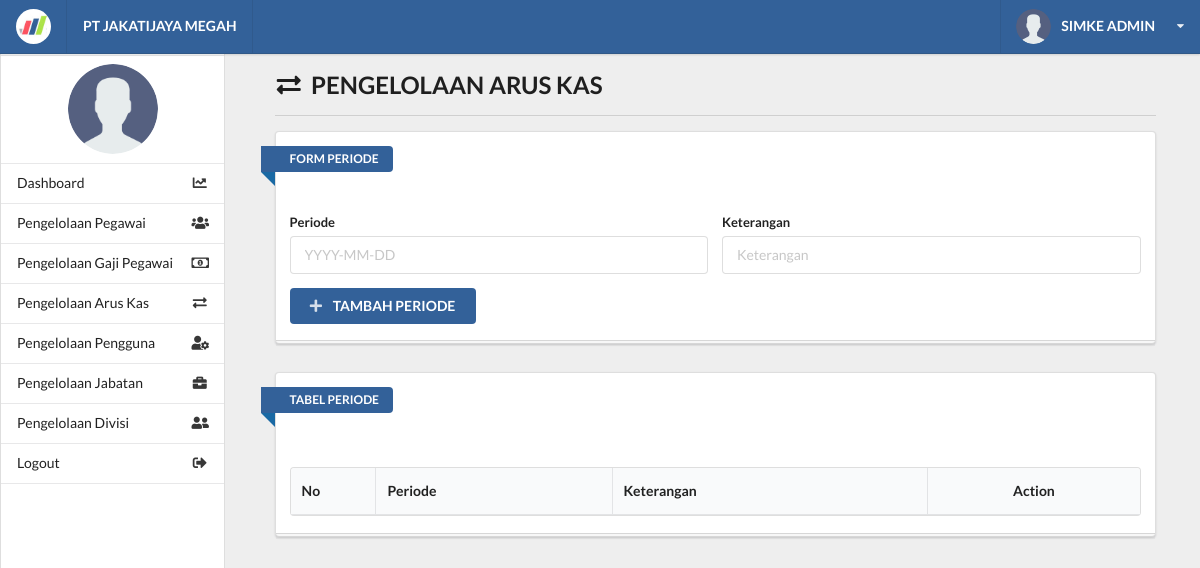
Page /kelola_arus_kas.php (signed in) on the earlier database version.
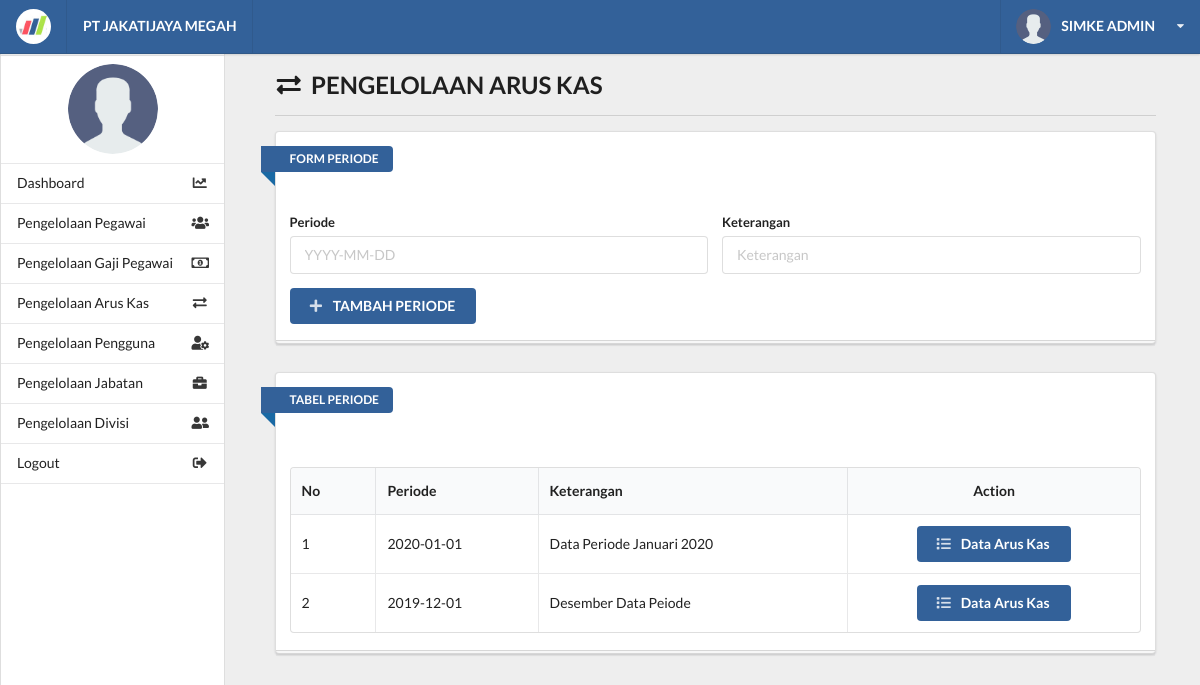
Same page on the later database version.
### tables this page shows
CREATE TABLE `tb_arus_kas_periode` (
  `id_periode` int(11) NOT NULL AUTO_INCREMENT,
  `periode` date NOT NULL,
  `keterangan` text NOT NULL,
  `tgl_update` date NOT NULL,
  PRIMARY KEY (`id_periode`)
);

### functions/function_arus_kas.php (called while the page is built, shortened)
<?php
	require_once 'database.php';
	function getPeriode() {
		global $conn;
		$sql 	= "SELECT * FROM tb_arus_kas_periode ORDER BY id_periode DESC";
		$result	= mysqli_query($conn, $sql);
		return mysqli_fetch_all($result, MYSQLI_ASSOC);
	}
?>

### kelola_arus_kas.php (the view, shortened to what this page needs)
<?php
	require 'functions/function_arus_kas.php';
	include_once 'layout/header.php';
	include_once 'layout/sidebar.php';
?>
		<div class="right floated thirteen wide computer sixteen wide phone column" id="content">
			<div class="ui container grid">
				<div class="row">
					<div class="fifteen wide computer sixteen wide phone centered column">
						<h2><i class="exchange alternate icon"></i> PENGELOLAAN ARUS KAS</h2>
						<div class="ui divider"></div>
						<div class="ui grid">
							<div class="sixteen wide computer sixteen wide phone centered column">
								<div class="ui stacked segment">
									<div class="">
										<div class="ui blue ribbon icon label">FORM PERIODE</div>
										<br><br><br>
									</div>
									<form action="functions/function_arus_kas.php" method="POST">
										<div class="ui form">
											<div class="two fields">
												<div class="field">
													<label>Periode</label>
													<div class="ui calendar" id="standard_calendar">
					                                	<input type="text" name="periode" placeholder="YYYY-MM-DD">
					                                </div>
												</div>
												<div class="field">
													<label>Keterangan</label>
													<input type="text" name="keterangan" maxlength="200" placeholder="Keterangan">
												</div>
											</div>
										</div>
					                    <button class="ui blue button">
					                        <i class="plus icon"></i>
					                        TAMBAH PERIODE
					                    </button>
									</form>
								</div>
							</div>
							<div class="sixteen wide computer sixteen wide phone centered column">
								<div class="ui stacked segment">
									<div class="">
										<div class="ui blue ribbon icon label">TABEL PERIODE</div>
										<br><br><br>
									</div>
									<table id="example" class="ui celled table responsive nowrap unstackable" style="width:100%">
									    <thead>
									        <tr>
									            <th width="10%">No</th>
									            <th>Periode</th>
									            <th>Keterangan</th>
									            <th style="text-align: center;">Action</th>
									        </tr>
									    </thead>
									    <tbody>
									    <?php $all = getPeriode(); $no = 1; ?>
									    <?php foreach ($all as $data) { ?>
								    	<tr>
								    	    <td><?= $no++ ?></td>
								    	    <td><?= $data['periode'] ?></td>
								    	    <td><?= $data['keterangan'] ?></td>
								    	    <td style="text-align: center;">
								    	    	<div class="ui buttons">
								    	    	  <a href="detail_periode.php?data=<?php echo $data['id_periode']; ?>" class="ui blue button"><i class="list icon"></i> Data Arus Kas</a>
								    	    	</div>
								    	    </td>
								    	</tr>
									    <?php } ?>
									    </tbody>
									</table>
								</div>
							</div>
						</div>
					</div>
				</div>
			</div>
		</div>
<?php
	include_once 'layout/footer.php';
?>

Differences in the rows shown:
added tb_arus_kas_periode: periode "2020-01-01", keterangan "Data Periode Januari 2020"
added tb_arus_kas_periode: periode "2019-12-01", keterangan "Desember Data Peiode"
